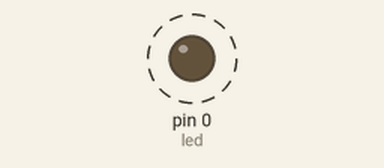
A sketch run on a simulated Arduino Uno, built with avr-gcc and run on an emulated ATmega328P. Shown: output pins drawn as LEDs (lit = HIGH). Dashed ring = blinking.

Above: at 0.5 s.
Timing chart, 0 to 4.6 s (numbered marks = the images above):
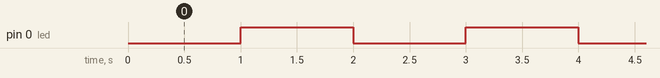

The sketch:

Bai10_Test.ino
```cpp
// #include <ESP8266WiFi.h>
// #include <BlynkSimpleEsp8266.h>
// char auth[] = BLYNK_AUTH_TOKEN;
// char ssid[] = "BD";        // tên wifi
// char pass[] = "123456788"; // mật khẩu wifi             // khai báo chân nút nhấn là chân GPIO2
int led = 0;               // khai báo led là chân GPIO13
void setup()
{
  pinMode(led, OUTPUT);       // cấu hình chân led là OUTPUT
  digitalWrite(led, HIGH);
}

void loop()
{
  digitalWrite(led, LOW);
  delay(1000);
  digitalWrite(led, HIGH);
  delay(1000);
}
```

Measured:
- by itself, pin 0 (led): alternates HIGH for 1.0 s and LOW for 1.0 s
